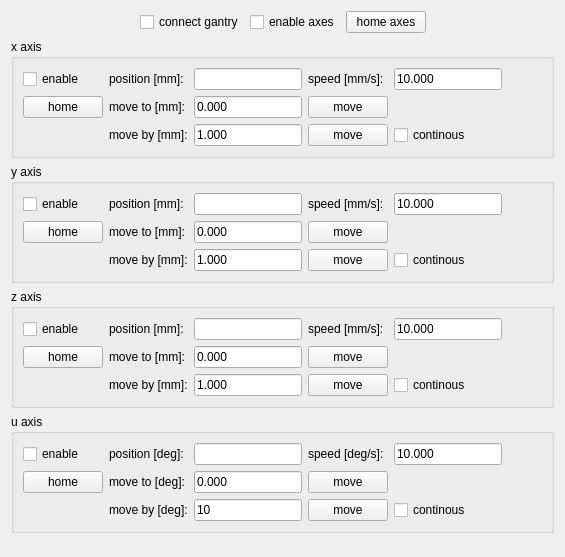
     <widget class="QWidget" name="tab_3">
      <attribute name="title">
       <string>Navigation</string>
      </attribute>
      <layout class="QGridLayout" name="gridLayout_7">
       <item row="0" column="0">
        <layout class="QGridLayout" name="gridLayout_3">
         <item row="0" column="0">
          <layout class="QHBoxLayout" name="horizontalLayout_6">
           <item>
            <spacer name="horizontalSpacer_12">
             <property name="orientation">
              <enum>Qt::Horizontal</enum>
             </property>
             <property name="sizeHint" stdset="0">
              <size>
               <width>40</width>
               <height>20</height>
              </size>
             </property>
            </spacer>
           </item>
           <item>
            <widget class="QCheckBox" name="connectGantryBox">
             <property name="text">
              <string>connect gantry</string>
             </property>
            </widget>
           </item>
           <item>
            <widget class="QCheckBox" name="enableAxesBox">
             <property name="text">
              <string>enable axes</string>
             </property>
            </widget>
           </item>
           <item>
            <widget class="QPushButton" name="homeAxesButton">
             <property name="text">
              <string>home axes</string>
             </property>
            </widget>
           </item>
           <item>
            <spacer name="horizontalSpacer_13">
             <property name="orientation">
              <enum>Qt::Horizontal</enum>
             </property>
             <property name="sizeHint" stdset="0">
              <size>
               <width>40</width>
               <height>20</height>
              </size>
             </property>
            </spacer>
           </item>
          </layout>
         </item>
         <item row="1" column="0">
          <widget class="QGroupBox" name="xAxisGroupBox_3">
           <property name="title">
            <string>x axis</string>
           </property>
           <layout class="QGridLayout" name="gridLayout_21">
            <item row="0" column="4">
             <widget class="QLineEdit" name="xAxisSpeedLineEdit">
              <property name="sizePolicy">
               <sizepolicy hsizetype="Fixed" vsizetype="Fixed">
                <horstretch>0</horstretch>
                <verstretch>0</verstretch>
               </sizepolicy>
              </property>
              <property name="text">
               <string>10.000</string>
              </property>
             </widget>
            </item>
            <item row="0" column="2">
             <widget class="QLineEdit" name="xAxisPositionLine">
              <property name="sizePolicy">
               <sizepolicy hsizetype="Fixed" vsizetype="Fixed">
                <horstretch>0</horstretch>
                <verstretch>0</verstretch>
               </sizepolicy>
              </property>
              <property name="text">
               <string/>
              </property>
             </widget>
            </item>
            <item row="1" column="1">
             <widget class="QLabel" name="label_58">
              <property name="sizePolicy">
               <sizepolicy hsizetype="Fixed" vsizetype="Preferred">
                <horstretch>0</horstretch>
                <verstretch>0</verstretch>
               </sizepolicy>
              </property>
              <property name="text">
               <string>move to [mm]:</string>
              </property>
             </widget>
            </item>
            <item row="1" column="5">
             <spacer name="horizontalSpacer_64">
              <property name="orientation">
               <enum>Qt::Horizontal</enum>
              </property>
              <property name="sizeHint" stdset="0">
               <size>
                <width>40</width>
                <height>20</height>
               </size>
              </property>
             </spacer>
            </item>
            <item row="0" column="0">
             <widget class="QCheckBox" name="xAxisEnableBox">
              <property name="sizePolicy">
               <sizepolicy hsizetype="Fixed" vsizetype="Fixed">
                <horstretch>0</horstretch>
                <verstretch>0</verstretch>
               </sizepolicy>
              </property>
              <property name="text">
               <string>enable</string>
              </property>
             </widget>
            </item>
            <item row="2" column="5">
             <spacer name="horizontalSpacer_66">
              <property name="orientation">
               <enum>Qt::Horizontal</enum>
              </property>
              <property name="sizeHint" stdset="0">
               <size>
                <width>40</width>
                <height>20</height>
               </size>
              </property>
             </spacer>
            </item>
            <item row="1" column="0">
             <widget class="QPushButton" name="xAxisHomeButton">
              <property name="sizePolicy">
               <sizepolicy hsizetype="Fixed" vsizetype="Fixed">
                <horstretch>0</horstretch>
                <verstretch>0</verstretch>
               </sizepolicy>
              </property>
              <property name="text">
               <string>home</string>
              </property>
             </widget>
            </item>
            <item row="2" column="4">
             <widget class="QCheckBox" name="xAxisStepContinousBox">
              <property name="sizePolicy">
               <sizepolicy hsizetype="Fixed" vsizetype="Fixed">
                <horstretch>0</horstretch>
                <verstretch>0</verstretch>
               </sizepolicy>
              </property>
              <property name="text">
               <string>continous</string>
              </property>
             </widget>
            </item>
            <item row="2" column="3">
             <widget class="QPushButton" name="xAxisStepMoveButton">
              <property name="sizePolicy">
               <sizepolicy hsizetype="Fixed" vsizetype="Fixed">
                <horstretch>0</horstretch>
                <verstretch>0</verstretch>
               </sizepolicy>
              </property>
              <property name="text">
               <string>move</string>
              </property>
             </widget>
            </item>
            <item row="0" column="1">
             <widget class="QLabel" name="label_61">
              <property name="sizePolicy">
               <sizepolicy hsizetype="Fixed" vsizetype="Preferred">
                <horstretch>0</horstretch>
                <verstretch>0</verstretch>
               </sizepolicy>
              </property>
              <property name="text">
               <string>position [mm]:</string>
              </property>
             </widget>
            </item>
            <item row="2" column="1">
             <widget class="QLabel" name="label_60">
              <property name="sizePolicy">
               <sizepolicy hsizetype="Fixed" vsizetype="Preferred">
                <horstretch>0</horstretch>
                <verstretch>0</verstretch>
               </sizepolicy>
              </property>
              <property name="text">
               <string>move by [mm]:</string>
              </property>
             </widget>
            </item>
            <item row="1" column="3">
             <widget class="QPushButton" name="xAxisPositionMoveButton">
              <property name="sizePolicy">
               <sizepolicy hsizetype="Fixed" vsizetype="Fixed">
                <horstretch>0</horstretch>
                <verstretch>0</verstretch>
               </sizepolicy>
              </property>
              <property name="text">
               <string>move</string>
              </property>
             </widget>
            </item>
            <item row="2" column="2">
             <widget class="QLineEdit" name="xAxisStepLineEdit">
              <property name="sizePolicy">
               <sizepolicy hsizetype="Fixed" vsizetype="Fixed">
                <horstretch>0</horstretch>
                <verstretch>0</verstretch>
               </sizepolicy>
              </property>
              <property name="text">
               <string>1.000</string>
              </property>
             </widget>
            </item>
            <item row="0" column="3">
             <widget class="QLabel" name="label_59">
              <property name="sizePolicy">
               <sizepolicy hsizetype="Fixed" vsizetype="Preferred">
                <horstretch>0</horstretch>
                <verstretch>0</verstretch>
               </sizepolicy>
              </property>
              <property name="text">
               <string>speed [mm/s]:</string>
              </property>
             </widget>
            </item>
            <item row="1" column="2">
             <widget class="QLineEdit" name="xAxisPositionMoveLine">
              <property name="sizePolicy">
               <sizepolicy hsizetype="Fixed" vsizetype="Fixed">
                <horstretch>0</horstretch>
                <verstretch>0</verstretch>
               </sizepolicy>
              </property>
              <property name="text">
               <string>0.000</string>
              </property>
             </widget>
            </item>
            <item row="0" column="5">
             <spacer name="horizontalSpacer_21">
              <property name="orientation">
               <enum>Qt::Horizontal</enum>
              </property>
              <property name="sizeHint" stdset="0">
               <size>
                <width>40</width>
                <height>20</height>
               </size>
              </property>
             </spacer>
            </item>
           </layout>
          </widget>
         </item>
         <item row="2" column="0">
          <widget class="QGroupBox" name="yAxisGroupBox_3">
           <property name="title">
            <string>y axis</string>
           </property>
           <layout class="QGridLayout" name="gridLayout_22">
            <item row="2" column="1">
             <widget class="QLabel" name="label_64">
              <property name="sizePolicy">
               <sizepolicy hsizetype="Fixed" vsizetype="Preferred">
                <horstretch>0</horstretch>
                <verstretch>0</verstretch>
               </sizepolicy>
              </property>
              <property name="text">
               <string>move by [mm]:</string>
              </property>
             </widget>
            </item>
            <item row="1" column="1">
             <widget class="QLabel" name="label_62">
              <property name="sizePolicy">
               <sizepolicy hsizetype="Fixed" vsizetype="Preferred">
                <horstretch>0</horstretch>
                <verstretch>0</verstretch>
               </sizepolicy>
              </property>
              <property name="text">
               <string>move to [mm]:</string>
              </property>
             </widget>
            </item>
            <item row="2" column="3">
             <widget class="QPushButton" name="yAxisStepMoveButton">
              <property name="sizePolicy">
               <sizepolicy hsizetype="Fixed" vsizetype="Fixed">
                <horstretch>0</horstretch>
                <verstretch>0</verstretch>
               </sizepolicy>
              </property>
              <property name="text">
               <string>move</string>
              </property>
             </widget>
            </item>
            <item row="0" column="1">
             <widget class="QLabel" name="label_65">
              <property name="sizePolicy">
               <sizepolicy hsizetype="Fixed" vsizetype="Preferred">
                <horstretch>0</horstretch>
                <verstretch>0</verstretch>
               </sizepolicy>
              </property>
              <property name="text">
               <string>position [mm]:</string>
              </property>
             </widget>
            </item>
            <item row="1" column="3">
             <widget class="QPushButton" name="yAxisPositionMoveButton">
              <property name="sizePolicy">
               <sizepolicy hsizetype="Fixed" vsizetype="Fixed">
                <horstretch>0</horstretch>
                <verstretch>0</verstretch>
               </sizepolicy>
              </property>
              <property name="text">
               <string>move</string>
              </property>
             </widget>
            </item>
            <item row="0" column="5">
             <spacer name="horizontalSpacer_26">
              <property name="orientation">
               <enum>Qt::Horizontal</enum>
              </property>
              <property name="sizeHint" stdset="0">
               <size>
                <width>40</width>
                <height>20</height>
               </size>
              </property>
             </spacer>
            </item>
            <item row="0" column="4">
             <widget class="QLineEdit" name="yAxisSpeedLineEdit">
              <property name="sizePolicy">
               <sizepolicy hsizetype="Fixed" vsizetype="Fixed">
                <horstretch>0</horstretch>
                <verstretch>0</verstretch>
               </sizepolicy>
              </property>
              <property name="text">
               <string>10.000</string>
              </property>
             </widget>
            </item>
            <item row="1" column="5">
             <spacer name="horizontalSpacer_68">
              <property name="orientation">
               <enum>Qt::Horizontal</enum>
              </property>
              <property name="sizeHint" stdset="0">
               <size>
                <width>40</width>
                <height>20</height>
               </size>
              </property>
             </spacer>
            </item>
            <item row="1" column="2">
             <widget class="QLineEdit" name="yAxisPositionMoveLine">
              <property name="sizePolicy">
               <sizepolicy hsizetype="Fixed" vsizetype="Fixed">
                <horstretch>0</horstretch>
                <verstretch>0</verstretch>
               </sizepolicy>
              </property>
              <property name="text">
               <string>0.000</string>
              </property>
             </widget>
            </item>
            <item row="0" column="3">
             <widget class="QLabel" name="label_63">
              <property name="sizePolicy">
               <sizepolicy hsizetype="Fixed" vsizetype="Preferred">
                <horstretch>0</horstretch>
                <verstretch>0</verstretch>
               </sizepolicy>
              </property>
              <property name="text">
               <string>speed [mm/s]:</string>
              </property>
             </widget>
            </item>
            <item row="2" column="5">
             <spacer name="horizontalSpacer_70">
              <property name="orientation">
               <enum>Qt::Horizontal</enum>
              </property>
              <property name="sizeHint" stdset="0">
               <size>
                <width>40</width>
                <height>20</height>
               </size>
              </property>
             </spacer>
            </item>
            <item row="2" column="4">
             <widget class="QCheckBox" name="yAxisStepContinousBox">
              <property name="sizePolicy">
               <sizepolicy hsizetype="Fixed" vsizetype="Fixed">
                <horstretch>0</horstretch>
                <verstretch>0</verstretch>
               </sizepolicy>
              </property>
              <property name="text">
               <string>continous</string>
              </property>
             </widget>
            </item>
            <item row="0" column="0">
             <widget class="QCheckBox" name="yAxisEnableBox">
              <property name="sizePolicy">
               <sizepolicy hsizetype="Fixed" vsizetype="Fixed">
                <horstretch>0</horstretch>
                <verstretch>0</verstretch>
               </sizepolicy>
              </property>
              <property name="text">
               <string>enable</string>
              </property>
             </widget>
            </item>
            <item row="2" column="2">
             <widget class="QLineEdit" name="yAxisStepLineEdit">
              <property name="sizePolicy">
               <sizepolicy hsizetype="Fixed" vsizetype="Fixed">
                <horstretch>0</horstretch>
                <verstretch>0</verstretch>
               </sizepolicy>
              </property>
              <property name="text">
               <string>1.000</string>
              </property>
             </widget>
            </item>
            <item row="0" column="2">
             <widget class="QLineEdit" name="yAxisPositionLine">
              <property name="sizePolicy">
               <sizepolicy hsizetype="Fixed" vsizetype="Fixed">
                <horstretch>0</horstretch>
                <verstretch>0</verstretch>
               </sizepolicy>
              </property>
             </widget>
            </item>
            <item row="1" column="0">
             <widget class="QPushButton" name="yAxisHomeButton">
              <property name="enabled">
               <bool>true</bool>
              </property>
              <property name="sizePolicy">
               <sizepolicy hsizetype="Fixed" vsizetype="Fixed">
                <horstretch>0</horstretch>
                <verstretch>0</verstretch>
               </sizepolicy>
              </property>
              <property name="text">
               <string>home</string>
              </property>
             </widget>
            </item>
           </layout>
          </widget>
         </item>
         <item row="3" column="0">
          <widget class="QGroupBox" name="zAxisGroupBox_3">
           <property name="title">
            <string>z axis</string>
           </property>
           <layout class="QGridLayout" name="gridLayout_19">
            <item row="0" column="0">
             <widget class="QCheckBox" name="zAxisEnableBox">
              <property name="sizePolicy">
               <sizepolicy hsizetype="Fixed" vsizetype="Fixed">
                <horstretch>0</horstretch>
                <verstretch>0</verstretch>
               </sizepolicy>
              </property>
              <property name="text">
               <string>enable</string>
              </property>
             </widget>
            </item>
            <item row="2" column="1">
             <widget class="QLabel" name="label_52">
              <property name="sizePolicy">
               <sizepolicy hsizetype="Fixed" vsizetype="Preferred">
                <horstretch>0</horstretch>
                <verstretch>0</verstretch>
               </sizepolicy>
              </property>
              <property name="text">
               <string>move by [mm]:</string>
              </property>
             </widget>
            </item>
            <item row="2" column="2">
             <widget class="QLineEdit" name="zAxisStepLineEdit">
              <property name="sizePolicy">
               <sizepolicy hsizetype="Fixed" vsizetype="Fixed">
                <horstretch>0</horstretch>
                <verstretch>0</verstretch>
               </sizepolicy>
              </property>
              <property name="text">
               <string>1.000</string>
              </property>
             </widget>
            </item>
            <item row="2" column="3">
             <widget class="QPushButton" name="zAxisStepMoveButton">
              <property name="sizePolicy">
               <sizepolicy hsizetype="Fixed" vsizetype="Fixed">
                <horstretch>0</horstretch>
                <verstretch>0</verstretch>
               </sizepolicy>
              </property>
              <property name="text">
               <string>move</string>
              </property>
             </widget>
            </item>
            <item row="0" column="1">
             <widget class="QLabel" name="label_53">
              <property name="sizePolicy">
               <sizepolicy hsizetype="Fixed" vsizetype="Preferred">
                <horstretch>0</horstretch>
                <verstretch>0</verstretch>
               </sizepolicy>
              </property>
              <property name="text">
               <string>position [mm]:</string>
              </property>
             </widget>
            </item>
            <item row="0" column="5">
             <spacer name="horizontalSpacer_24">
              <property name="orientation">
               <enum>Qt::Horizontal</enum>
              </property>
              <property name="sizeHint" stdset="0">
               <size>
                <width>40</width>
                <height>20</height>
               </size>
              </property>
             </spacer>
            </item>
            <item row="0" column="2">
             <widget class="QLineEdit" name="zAxisPositionLine">
              <property name="sizePolicy">
               <sizepolicy hsizetype="Fixed" vsizetype="Fixed">
                <horstretch>0</horstretch>
                <verstretch>0</verstretch>
               </sizepolicy>
              </property>
             </widget>
            </item>
            <item row="1" column="5">
             <spacer name="horizontalSpacer_56">
              <property name="orientation">
               <enum>Qt::Horizontal</enum>
              </property>
              <property name="sizeHint" stdset="0">
               <size>
                <width>40</width>
                <height>20</height>
               </size>
              </property>
             </spacer>
            </item>
            <item row="0" column="3">
             <widget class="QLabel" name="label_51">
              <property name="sizePolicy">
               <sizepolicy hsizetype="Fixed" vsizetype="Preferred">
                <horstretch>0</horstretch>
                <verstretch>0</verstretch>
               </sizepolicy>
              </property>
              <property name="text">
               <string>speed [mm/s]:</string>
              </property>
             </widget>
            </item>
            <item row="1" column="3">
             <widget class="QPushButton" name="zAxisPositionMoveButton">
              <property name="sizePolicy">
               <sizepolicy hsizetype="Fixed" vsizetype="Fixed">
                <horstretch>0</horstretch>
                <verstretch>0</verstretch>
               </sizepolicy>
              </property>
              <property name="text">
               <string>move</string>
              </property>
             </widget>
            </item>
            <item row="0" column="4">
             <widget class="QLineEdit" name="zAxisSpeedLineEdit">
              <property name="sizePolicy">
               <sizepolicy hsizetype="Fixed" vsizetype="Fixed">
                <horstretch>0</horstretch>
                <verstretch>0</verstretch>
               </sizepolicy>
              </property>
              <property name="text">
               <string>10.000</string>
              </property>
             </widget>
            </item>
            <item row="1" column="0">
             <widget class="QPushButton" name="zAxisHomeButton">
              <property name="sizePolicy">
               <sizepolicy hsizetype="Fixed" vsizetype="Fixed">
                <horstretch>0</horstretch>
                <verstretch>0</verstretch>
               </sizepolicy>
              </property>
              <property name="text">
               <string>home</string>
              </property>
             </widget>
            </item>
            <item row="1" column="1">
             <widget class="QLabel" name="label_50">
              <property name="sizePolicy">
               <sizepolicy hsizetype="Fixed" vsizetype="Preferred">
                <horstretch>0</horstretch>
                <verstretch>0</verstretch>
               </sizepolicy>
              </property>
              <property name="text">
               <string>move to [mm]:</string>
              </property>
             </widget>
            </item>
            <item row="2" column="4">
             <widget class="QCheckBox" name="zAxisStepContinousBox">
              <property name="sizePolicy">
               <sizepolicy hsizetype="Fixed" vsizetype="Fixed">
                <horstretch>0</horstretch>
                <verstretch>0</verstretch>
               </sizepolicy>
              </property>
              <property name="text">
               <string>continous</string>
              </property>
             </widget>
            </item>
            <item row="1" column="2">
             <widget class="QLineEdit" name="zAxisPositionMoveLine">
              <property name="sizePolicy">
               <sizepolicy hsizetype="Fixed" vsizetype="Fixed">
                <horstretch>0</horstretch>
                <verstretch>0</verstretch>
               </sizepolicy>
              </property>
              <property name="text">
               <string>0.000</string>
              </property>
             </widget>
            </item>
            <item row="2" column="5">
             <spacer name="horizontalSpacer_58">
              <property name="orientation">
               <enum>Qt::Horizontal</enum>
              </property>
              <property name="sizeHint" stdset="0">
               <size>
                <width>40</width>
                <height>20</height>
               </size>
              </property>
             </spacer>
            </item>
           </layout>
          </widget>
         </item>
         <item row="4" column="0">
          <widget class="QGroupBox" name="uAxisGroupBox_3">
           <property name="title">
            <string>u axis</string>
           </property>
           <layout class="QGridLayout" name="gridLayout_20">
            <item row="0" column="2">
             <widget class="QLineEdit" name="uAxisPositionLine">
              <property name="sizePolicy">
               <sizepolicy hsizetype="Fixed" vsizetype="Fixed">
                <horstretch>0</horstretch>
                <verstretch>0</verstretch>
               </sizepolicy>
              </property>
             </widget>
            </item>
            <item row="2" column="4">
             <widget class="QCheckBox" name="uAxisStepContinousBox">
              <property name="sizePolicy">
               <sizepolicy hsizetype="Fixed" vsizetype="Fixed">
                <horstretch>0</horstretch>
                <verstretch>0</verstretch>
               </sizepolicy>
              </property>
              <property name="text">
               <string>continous</string>
              </property>
             </widget>
            </item>
            <item row="1" column="1">
             <widget class="QLabel" name="label_54">
              <property name="sizePolicy">
               <sizepolicy hsizetype="Fixed" vsizetype="Preferred">
                <horstretch>0</horstretch>
                <verstretch>0</verstretch>
               </sizepolicy>
              </property>
              <property name="text">
               <string>move to [deg]:</string>
              </property>
             </widget>
            </item>
            <item row="1" column="0">
             <widget class="QPushButton" name="uAxisHomeButton">
              <property name="sizePolicy">
               <sizepolicy hsizetype="Fixed" vsizetype="Fixed">
                <horstretch>0</horstretch>
                <verstretch>0</verstretch>
               </sizepolicy>
              </property>
              <property name="text">
               <string>home</string>
              </property>
             </widget>
            </item>
            <item row="0" column="0">
             <widget class="QCheckBox" name="uAxisEnableBox">
              <property name="sizePolicy">
               <sizepolicy hsizetype="Fixed" vsizetype="Fixed">
                <horstretch>0</horstretch>
                <verstretch>0</verstretch>
               </sizepolicy>
              </property>
              <property name="text">
               <string>enable</string>
              </property>
             </widget>
            </item>
            <item row="2" column="5">
             <spacer name="horizontalSpacer_62">
              <property name="orientation">
               <enum>Qt::Horizontal</enum>
              </property>
              <property name="sizeHint" stdset="0">
               <size>
                <width>40</width>
                <height>20</height>
               </size>
              </property>
             </spacer>
            </item>
            <item row="1" column="2">
             <widget class="QLineEdit" name="uAxisPositionMoveLine">
              <property name="sizePolicy">
               <sizepolicy hsizetype="Fixed" vsizetype="Fixed">
                <horstretch>0</horstretch>
                <verstretch>0</verstretch>
               </sizepolicy>
              </property>
              <property name="text">
               <string>0.000</string>
              </property>
             </widget>
            </item>
            <item row="0" column="5">
             <spacer name="horizontalSpacer_25">
              <property name="orientation">
               <enum>Qt::Horizontal</enum>
              </property>
              <property name="sizeHint" stdset="0">
               <size>
                <width>40</width>
                <height>20</height>
               </size>
              </property>
             </spacer>
            </item>
            <item row="0" column="4">
             <widget class="QLineEdit" name="uAxisSpeedLineEdit">
              <property name="sizePolicy">
               <sizepolicy hsizetype="Fixed" vsizetype="Fixed">
                <horstretch>0</horstretch>
                <verstretch>0</verstretch>
               </sizepolicy>
              </property>
              <property name="text">
               <string>10.000</string>
              </property>
             </widget>
            </item>
            <item row="2" column="2">
             <widget class="QLineEdit" name="uAxisStepLineEdit">
              <property name="sizePolicy">
               <sizepolicy hsizetype="Fixed" vsizetype="Fixed">
                <horstretch>0</horstretch>
                <verstretch>0</verstretch>
               </sizepolicy>
              </property>
              <property name="text">
               <string>10</string>
              </property>
             </widget>
            </item>
            <item row="2" column="3">
             <widget class="QPushButton" name="uAxisStepMoveButton">
              <property name="sizePolicy">
               <sizepolicy hsizetype="Fixed" vsizetype="Fixed">
                <horstretch>0</horstretch>
                <verstretch>0</verstretch>
               </sizepolicy>
              </property>
              <property name="text">
               <string>move</string>
              </property>
             </widget>
            </item>
            <item row="0" column="1">
             <widget class="QLabel" name="label_57">
              <property name="sizePolicy">
               <sizepolicy hsizetype="Fixed" vsizetype="Preferred">
                <horstretch>0</horstretch>
                <verstretch>0</verstretch>
               </sizepolicy>
              </property>
              <property name="text">
               <string>position [deg]:</string>
              </property>
             </widget>
            </item>
            <item row="0" column="3">
             <widget class="QLabel" name="label_55">
              <property name="sizePolicy">
               <sizepolicy hsizetype="Fixed" vsizetype="Preferred">
                <horstretch>0</horstretch>
                <verstretch>0</verstretch>
               </sizepolicy>
              </property>
              <property name="text">
               <string>speed [deg/s]:</string>
              </property>
             </widget>
            </item>
            <item row="1" column="3">
             <widget class="QPushButton" name="uAxisPositionMoveButton">
              <property name="sizePolicy">
               <sizepolicy hsizetype="Fixed" vsizetype="Fixed">
                <horstretch>0</horstretch>
                <verstretch>0</verstretch>
               </sizepolicy>
              </property>
              <property name="text">
               <string>move</string>
              </property>
             </widget>
            </item>
            <item row="1" column="5">
             <spacer name="horizontalSpacer_60">
              <property name="orientation">
               <enum>Qt::Horizontal</enum>
              </property>
              <property name="sizeHint" stdset="0">
               <size>
                <width>40</width>
                <height>20</height>
               </size>
              </property>
             </spacer>
            </item>
            <item row="2" column="1">
             <widget class="QLabel" name="label_56">
              <property name="sizePolicy">
               <sizepolicy hsizetype="Fixed" vsizetype="Preferred">
                <horstretch>0</horstretch>
                <verstretch>0</verstretch>
               </sizepolicy>
              </property>
              <property name="text">
               <string>move by [deg]:</string>
              </property>
             </widget>
            </item>
           </layout>
          </widget>
         </item>
         <item row="5" column="0">
          <spacer name="verticalSpacer_6">
           <property name="orientation">
            <enum>Qt::Vertical</enum>
           </property>
           <property name="sizeHint" stdset="0">
            <size>
             <width>13</width>
             <height>13</height>
            </size>
           </property>
          </spacer>
         </item>
        </layout>
       </item>
      </layout>
     </widget>
